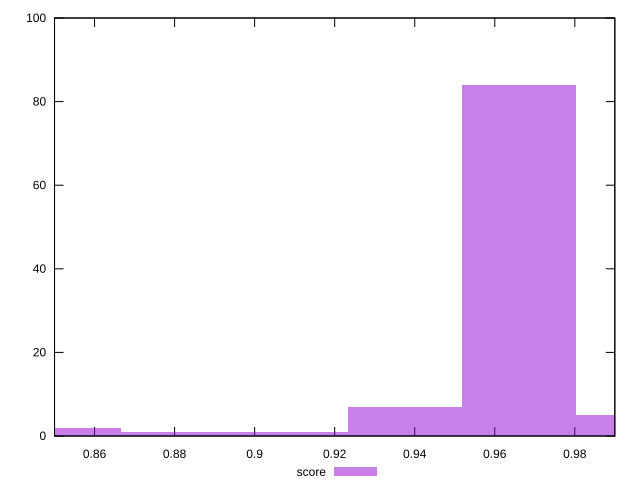

This chart was generated by the following gnuplot code:
reset

$score <<EOF
0.8523752688067328 2
0.9660253046476304 84
0.937612795687406 7
0.9944378136078549 5
0.8807877777669572 1
0.9092002867271816 1
EOF

set key outside below
set boxwidth 0.028412508960224424
set xrange [0.85:0.99]
set yrange [0:100]
set trange [0:100]
set style fill transparent solid 0.5 noborder
set terminal svg size 640, 490 enhanced background rgb 'white'
set output "report_00015_2021-02-09T16-11-33.973Z/first-contentful-paint/samples/pages+cached+noadtech+nomedia+nocss/score/histogram.svg"

plot $score title "score" with boxes

reset
